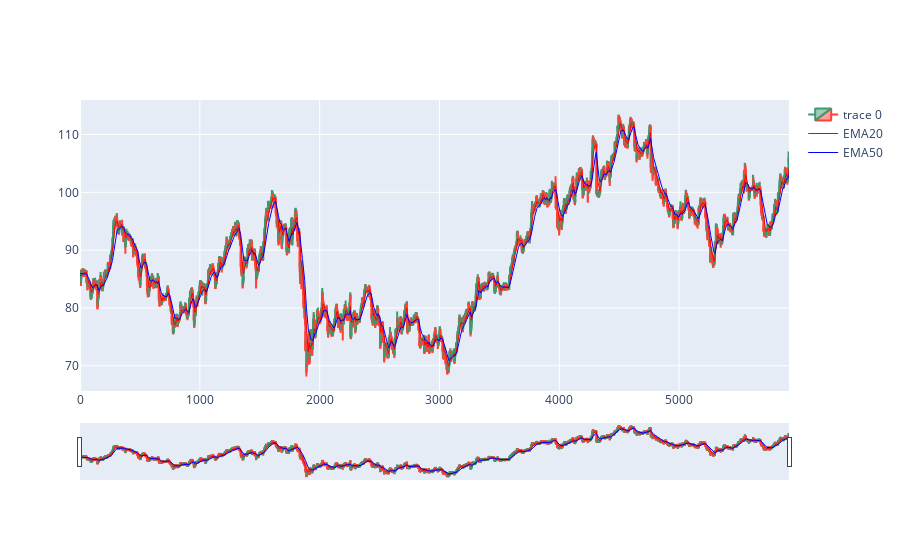

Here is the notebook cell this chart was saved with:
### Code cell
import plotly.graph_objects as go
from datetime import datetime
fig = go.Figure(data=[go.Candlestick(x=dfpl.index,
                open=df['Heiken_Open'],
                high=df['Heiken_High'],
                low=df['Heiken_Low'],
                close=df['Heiken_Close']),
                     go.Scatter(x=df.index, y=df.EMA20, line=dict(color='red', width=1), name="EMA20"),
                     go.Scatter(x=df.index, y=df.EMA50, line=dict(color='blue', width=1), name="EMA50")])

fig.show()

### Figure 1 — Plotly figure (JSON) as saved in the notebook; plotly's stock layout.template omitted (floating-point values rounded to 4 significant figures; data arrays with more than 128 entries replaced by an {"elided": "..."} marker saying what was removed)
{"data": [{"close": {"elided": "5918 float values"}, "high": {"elided": "5918 float values"}, "low": {"elided": "5918 float values"}, "open": {"elided": "5918 float values"}, "type": "candlestick", "x": {"elided": "5918 int values"}}, {"line": {"color": "red", "width": 1}, "name": "EMA20", "type": "scatter", "x": {"elided": "5918 int values"}, "y": {"elided": "5918 float values"}}, {"line": {"color": "blue", "width": 1}, "name": "EMA50", "type": "scatter", "x": {"elided": "5918 int values"}, "y": {"elided": "5918 float values"}}], "layout": {}}
